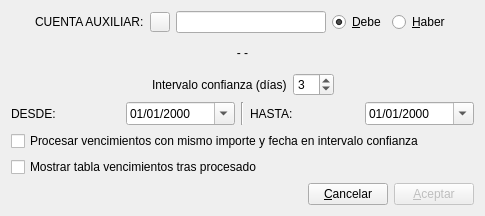
<?xml version="1.0" encoding="UTF-8"?>
<ui version="4.0">
 <class>pidecuentafechas</class>
 <widget class="QDialog" name="pidecuentafechas">
  <property name="geometry">
   <rect>
    <x>0</x>
    <y>0</y>
    <width>485</width>
    <height>216</height>
   </rect>
  </property>
  <property name="windowTitle">
   <string>Intervalo de fechas y cuenta</string>
  </property>
  <layout class="QVBoxLayout" name="verticalLayout">
   <item>
    <layout class="QHBoxLayout">
     <item>
      <spacer>
       <property name="orientation">
        <enum>Qt::Horizontal</enum>
       </property>
       <property name="sizeHint" stdset="0">
        <size>
         <width>40</width>
         <height>20</height>
        </size>
       </property>
      </spacer>
     </item>
     <item>
      <widget class="QLabel" name="label">
       <property name="text">
        <string>CUENTA AUXILIAR:</string>
       </property>
      </widget>
     </item>
     <item>
      <widget class="QPushButton" name="buscapushButton">
       <property name="maximumSize">
        <size>
         <width>20</width>
         <height>20</height>
        </size>
       </property>
       <property name="text">
        <string/>
       </property>
       <property name="icon">
        <iconset resource="keme.qrc">
         <normaloff>:/iconos/graf/viewer.xpm</normaloff>:/iconos/graf/viewer.xpm</iconset>
       </property>
      </widget>
     </item>
     <item>
      <widget class="QLineEdit" name="auxiliarlineEdit">
       <property name="minimumSize">
        <size>
         <width>150</width>
         <height>0</height>
        </size>
       </property>
      </widget>
     </item>
     <item>
      <widget class="QRadioButton" name="deberadioButton">
       <property name="text">
        <string>&amp;Debe</string>
       </property>
       <property name="checked">
        <bool>true</bool>
       </property>
      </widget>
     </item>
     <item>
      <widget class="QRadioButton" name="haberradioButton">
       <property name="text">
        <string>&amp;Haber</string>
       </property>
      </widget>
     </item>
     <item>
      <spacer>
       <property name="orientation">
        <enum>Qt::Horizontal</enum>
       </property>
       <property name="sizeHint" stdset="0">
        <size>
         <width>40</width>
         <height>20</height>
        </size>
       </property>
      </spacer>
     </item>
    </layout>
   </item>
   <item>
    <widget class="QLabel" name="auxiliarlabel">
     <property name="text">
      <string>- -</string>
     </property>
     <property name="alignment">
      <set>Qt::AlignCenter</set>
     </property>
    </widget>
   </item>
   <item>
    <layout class="QHBoxLayout" name="horizontalLayout_4">
     <item>
      <spacer name="horizontalSpacer">
       <property name="orientation">
        <enum>Qt::Horizontal</enum>
       </property>
       <property name="sizeHint" stdset="0">
        <size>
         <width>40</width>
         <height>20</height>
        </size>
       </property>
      </spacer>
     </item>
     <item>
      <widget class="QLabel" name="intervalo_label">
       <property name="text">
        <string>Intervalo confianza (días)</string>
       </property>
      </widget>
     </item>
     <item>
      <widget class="QSpinBox" name="intervalo_spinBox">
       <property name="value">
        <number>3</number>
       </property>
      </widget>
     </item>
     <item>
      <spacer name="horizontalSpacer_2">
       <property name="orientation">
        <enum>Qt::Horizontal</enum>
       </property>
       <property name="sizeHint" stdset="0">
        <size>
         <width>40</width>
         <height>20</height>
        </size>
       </property>
      </spacer>
     </item>
    </layout>
   </item>
   <item>
    <layout class="QHBoxLayout" name="horizontalLayout_3">
     <item>
      <layout class="QHBoxLayout" name="horizontalLayout">
       <item>
        <widget class="QLabel" name="label_2">
         <property name="text">
          <string>DESDE:</string>
         </property>
        </widget>
       </item>
       <item>
        <widget class="QDateEdit" name="desdedateEdit">
         <property name="displayFormat">
          <string>dd/MM/yyyy</string>
         </property>
         <property name="calendarPopup">
          <bool>true</bool>
         </property>
        </widget>
       </item>
      </layout>
     </item>
     <item>
      <widget class="Line" name="line">
       <property name="orientation">
        <enum>Qt::Vertical</enum>
       </property>
      </widget>
     </item>
     <item>
      <layout class="QHBoxLayout" name="horizontalLayout_2">
       <item>
        <widget class="QLabel" name="label_3">
         <property name="text">
          <string>HASTA:</string>
         </property>
        </widget>
       </item>
       <item>
        <widget class="QDateEdit" name="hastadateEdit">
         <property name="displayFormat">
          <string>dd/MM/yyyy</string>
         </property>
         <property name="calendarPopup">
          <bool>true</bool>
         </property>
        </widget>
       </item>
      </layout>
     </item>
    </layout>
   </item>
   <item>
    <widget class="QCheckBox" name="ambiguoscheckBox">
     <property name="text">
      <string>Procesar vencimientos con mismo importe y fecha en intervalo confianza</string>
     </property>
    </widget>
   </item>
   <item>
    <widget class="QCheckBox" name="tablavencicheckBox">
     <property name="text">
      <string>Mostrar tabla vencimientos tras procesado</string>
     </property>
    </widget>
   </item>
   <item>
    <layout class="QHBoxLayout">
     <item>
      <spacer>
       <property name="orientation">
        <enum>Qt::Horizontal</enum>
       </property>
       <property name="sizeHint" stdset="0">
        <size>
         <width>40</width>
         <height>20</height>
        </size>
       </property>
      </spacer>
     </item>
     <item>
      <widget class="QPushButton" name="cancelarpushButton">
       <property name="text">
        <string>&amp;Cancelar</string>
       </property>
       <property name="icon">
        <iconset>
         <normaloff>:/graf/borrar.png</normaloff>:/graf/borrar.png</iconset>
       </property>
      </widget>
     </item>
     <item>
      <widget class="QPushButton" name="aceptarpushButton">
       <property name="enabled">
        <bool>false</bool>
       </property>
       <property name="text">
        <string>&amp;Aceptar</string>
       </property>
       <property name="icon">
        <iconset>
         <normaloff>:/graf/check2.png</normaloff>:/graf/check2.png</iconset>
       </property>
       <property name="default">
        <bool>true</bool>
       </property>
      </widget>
     </item>
    </layout>
   </item>
  </layout>
 </widget>
 <tabstops>
  <tabstop>auxiliarlineEdit</tabstop>
  <tabstop>buscapushButton</tabstop>
  <tabstop>deberadioButton</tabstop>
  <tabstop>haberradioButton</tabstop>
  <tabstop>intervalo_spinBox</tabstop>
  <tabstop>desdedateEdit</tabstop>
  <tabstop>hastadateEdit</tabstop>
  <tabstop>aceptarpushButton</tabstop>
  <tabstop>cancelarpushButton</tabstop>
 </tabstops>
 <resources>
  <include location="keme.qrc"/>
 </resources>
 <connections>
  <connection>
   <sender>cancelarpushButton</sender>
   <signal>clicked()</signal>
   <receiver>pidecuentafechas</receiver>
   <slot>reject()</slot>
   <hints>
    <hint type="sourcelabel">
     <x>371</x>
     <y>151</y>
    </hint>
    <hint type="destinationlabel">
     <x>343</x>
     <y>161</y>
    </hint>
   </hints>
  </connection>
  <connection>
   <sender>aceptarpushButton</sender>
   <signal>clicked()</signal>
   <receiver>pidecuentafechas</receiver>
   <slot>accept()</slot>
   <hints>
    <hint type="sourcelabel">
     <x>457</x>
     <y>151</y>
    </hint>
    <hint type="destinationlabel">
     <x>467</x>
     <y>161</y>
    </hint>
   </hints>
  </connection>
 </connections>
</ui>
